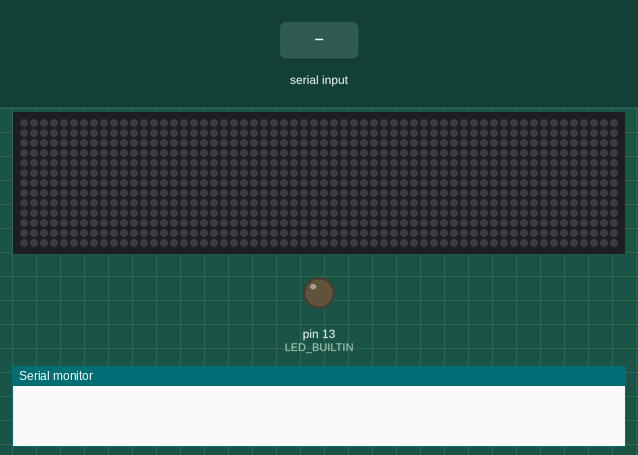
Recording of a sketch running on a simulated Arduino Uno, built with avr-gcc and run on an emulated ATmega328P. On the bench: 60×13 RGB LED matrix (first LED top left, wired row by row), output pins drawn as LEDs (lit = HIGH), the last lines printed to the serial monitor. The test bench sets the inputs (shaded band). Dim RGB values are drawn brighter than linear.

Above: at 1.2 s.
1.3 s: "90:45\n" received over Serial
At 1.9 s:
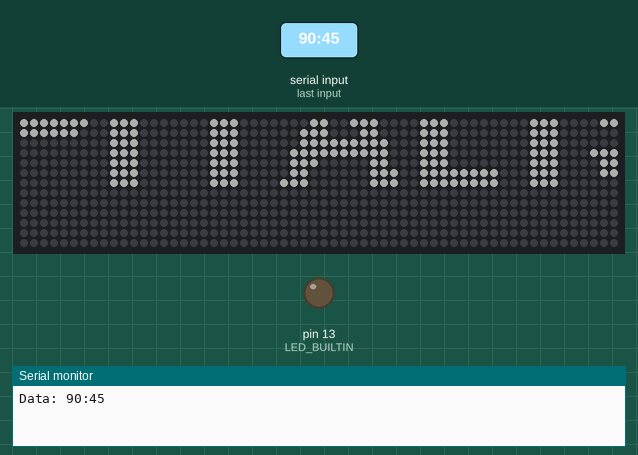
2.9 s: "200\n" received over Serial
At 3.9 s:
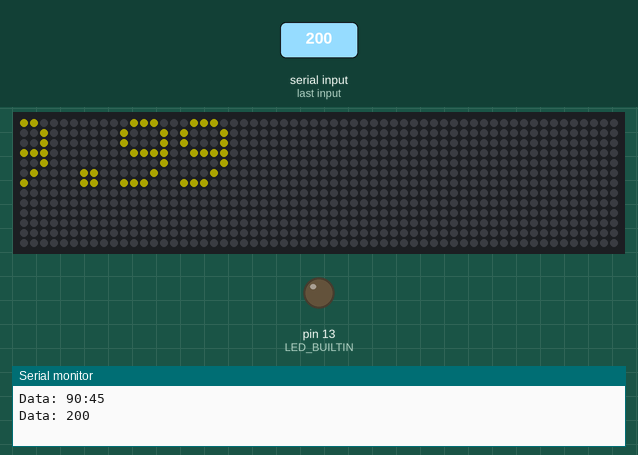
4.5 s: "1:90\n" received over Serial
At 5.5 s:
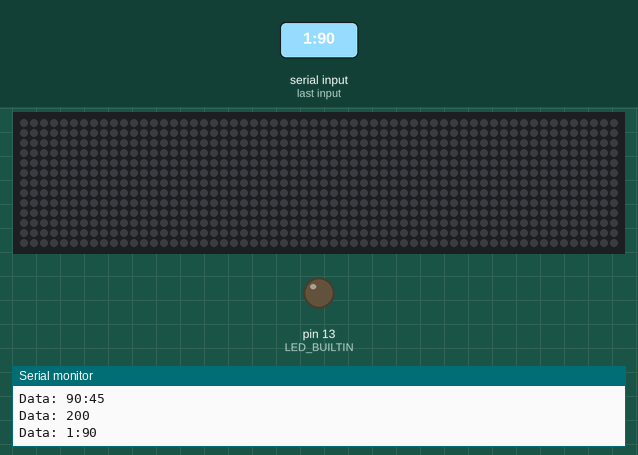
Timing chart, 0 to 7.5 s (numbered marks = the images above; inputs shaded):
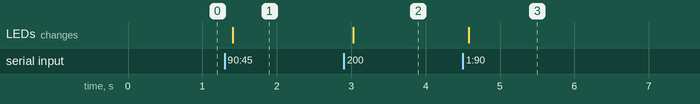

Measured:
- after the input at 1.3 s, the LEDs: change after 0.11 s (image 1)
- after the input at 2.9 s, the LEDs: change after 0.13 s (image 2)
- after the input at 4.5 s, the LEDs: change after 0.08 s (image 3)

The sketch:

1a.ino
```cpp
// Adafruit_NeoMatrix example for single NeoPixel Shield.
// Scrolls 'Howdy' across the matrix in a portrait (vertical) orientation.

#include <Adafruit_GFX.h>    // Core graphics library
#include <Adafruit_TFTLCD.h> // Hardware-specific library
// Our text
#include <Fonts/FreeSansBold9pt7b.h>
// Our matrix code
#include <Adafruit_NeoMatrix.h>
// Our neopixel code
#include <Adafruit_NeoPixel.h>
#ifndef PSTR
 #define PSTR // Make Arduino Due happy
#endif

// Our pin to send data from
#define PIN 6

// CONSTANTS FOR WORDS
#define NUM_ITEMS 5
#define WORD_GAP 120

// In this application we'd like to use it as a 60x13 matrix,
// with the first pixel at the top left.
// Lines are arranged in zig zag order.
Adafruit_NeoMatrix matrix = Adafruit_NeoMatrix(60, 13, PIN,
  NEO_MATRIX_TOP     + NEO_MATRIX_LEFT +
  NEO_MATRIX_ROWS + NEO_MATRIX_ZIGZAG,
  NEO_GRB            + NEO_KHZ800);

// Our message – can be changed
String messages[5] = {"CAPITALISM", "ENVIRONMENTAL DESTRUCTION", "PATRIARCHY", "FINANCIALIZATION", "GENTRIFICATION"};
// Our submessage – always empty to begin with
String subMessages[5] = {"", "", "", "", ""};
// Whether our arrow is red or not
bool isReds[5] = {false, false, false, false, false};
// Our colors
uint16_t red = matrix.Color(255, 20, 10);
uint16_t green = matrix.Color(20, 255, 60);
uint16_t yellow = matrix.Color(240, 240, 40);
uint16_t white = matrix.Color(255, 255, 255);
// This is always going to be 60
int w = matrix.width();
// Price – which we use to determine up/down arrow as well
float prices[5] = {99.99, 0.0, 0.0, 0.0, 0.0};
float newPrices[5] = {0.0, 0.0, 0.0, 0.0, 0.0};
// This might need to be adjusted manually,
// because our font isn't monospaced,
// but it's how many pixels long our message is
int pixelsInMessages[5] = {messages[0].length() * 12, messages[1].length() * 12, messages[2].length() * 12, messages[3].length() * 12, messages[4].length() * 12};
// This is our pixels plus the width of the panel
int pixelsPlusWidths[5] = {pixelsInMessages[0] + w, pixelsInMessages[1] + w, pixelsInMessages[2] + w, pixelsInMessages[3] + w, pixelsInMessages[4] + w};
// Offset: how many panels we are from the far right
int offset = w * 0;
int modulus = 0;

void setup() {
  matrix.begin();
  matrix.clear();
  matrix.setTextWrap(false);
  matrix.setFont(&FreeSansBold9pt7b);
  matrix.setTextColor(white);
  matrix.setTextSize(1);
  matrix.setBrightness(51);
  pinMode(LED_BUILTIN, OUTPUT);
  Serial.begin(230400);
  for (int i = 0; i < NUM_ITEMS; i++) {
    modulus = modulus + pixelsInMessages[i] + 24 + WORD_GAP;
  }
}

void loop() {
  if (Serial.available() > 0) {
    String data = Serial.readStringUntil('\n');
    Serial.print("Data: ");
    Serial.println(data);
    int counter = data.substring(0, data.indexOf(':')).toInt();
    for (int i = 1; i < NUM_ITEMS; i++) {
      newPrices[i] = data.substring(data.indexOf(':') + 1).toFloat();
      if (newPrices[i] != prices[i]) {
        if (newPrices[i] < prices[i]) {
          isReds[i] = true;
        } else {
          isReds[i] = false;
        }
      }
      prices[i] = newPrices[i];
    }
    int x = (-counter + offset) % -modulus;
    // Blank out the screen
    matrix.fillScreen(0);
    // Draw the words
    for (int i = 0; i < NUM_ITEMS; i++) {
      drawWord(x, i);
    }
    // SHOW THE MATRIX
    matrix.show();
  }
}

void drawWord(int x, int wordNum) {
  // WORD DRAWING
  // Set the cursor at the start
  int cursorStart = x + w;
  for (int i = 0; i < wordNum; i++) {
    cursorStart += pixelsInMessages[i] + WORD_GAP + 24;
  }
  // Only draw text if we can actually see it
  if (cursorStart <= w && cursorStart >= -w - pixelsInMessages[wordNum] - 24) {
    matrix.setCursor(cursorStart, 6);
    matrix.setFont(&FreeSansBold9pt7b);
    matrix.setTextColor(white);
    matrix.print(messages[wordNum]);
    // Draw the arrow up/down
    if (isReds[wordNum]) { // Going down
      for (int i = 1; i < 5; i++) {
        matrix.drawFastHLine(cursorStart + pixelsInMessages[wordNum] - i + 6, 5 - i + 1, i, red);
      }
      for (int j = 1; j < 5; j++) {
        matrix.drawFastHLine(cursorStart + pixelsInMessages[wordNum] + 6, 5 - j + 1, j, red);
      }
    } else { // Going up
      for (int i = 1; i < 5; i++) {
        matrix.drawFastHLine(cursorStart + pixelsInMessages[wordNum] - i + 6, i + 1, i, green);
      }
      for (int j = 1; j < 5; j++) {
        matrix.drawFastHLine(cursorStart + pixelsInMessages[wordNum] + 6, j + 1, j, green);
      }
    }
    // Set the cursor to the right of the message
    matrix.setCursor(cursorStart + pixelsInMessages[wordNum] + 12, 6);
    matrix.setFont();
    matrix.setTextColor(yellow);
    matrix.print(String(prices[wordNum] + subMessages[wordNum]));
  }
}
```
